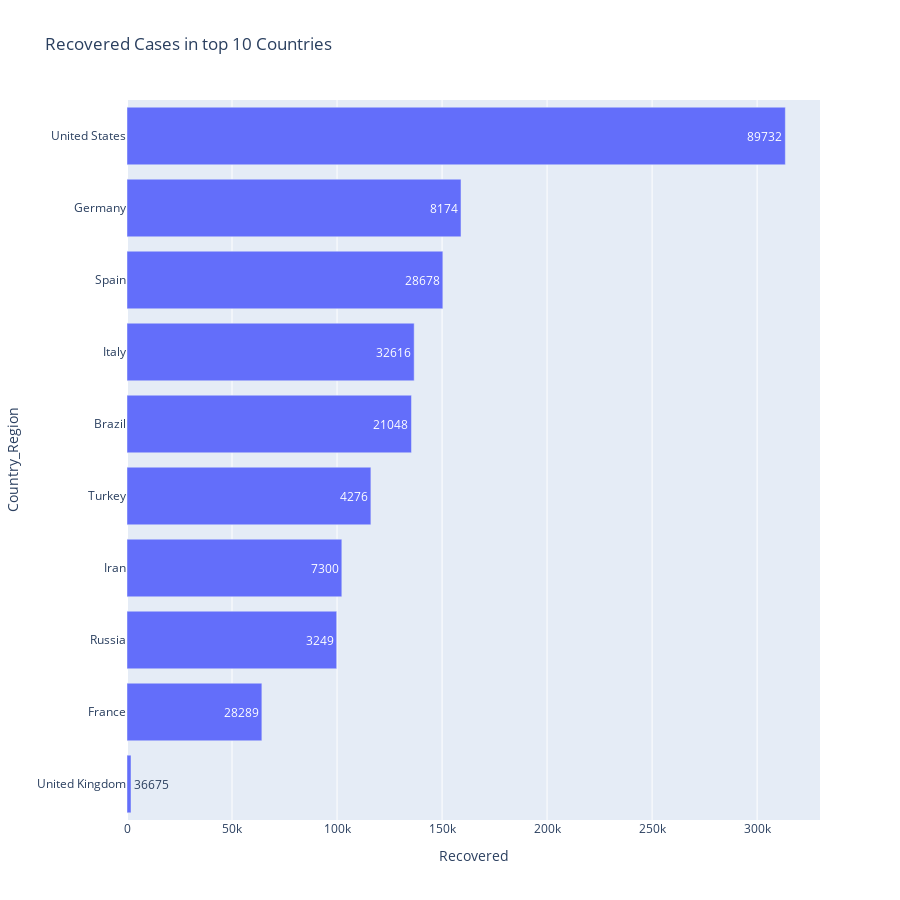

Notebook code for this chart:
### Code cell
fig = px.bar(Country_data_latest.sort_values('Recovered',ascending=False)[:20][::-1],x='Recovered',y='Country_Region',title='Recovered Cases in top 10 Countries',text='Deaths', height=900, orientation='h')
fig.show()

### Figure 1 — Plotly figure (JSON) as saved in the notebook; plotly's stock layout.template omitted (floating-point values rounded to 4 significant figures)
{"data": [{"alignmentgroup": "True", "hovertemplate": "Recovered=%{x}<br>Country_Region=%{y}<br>Deaths=%{text}<extra></extra>", "legendgroup": "", "marker": {"color": "#636efa"}, "name": "", "offsetgroup": "", "orientation": "h", "showlegend": false, "text": [36675, 28289, 3249, 7300, 4276, 21048, 32616, 28678, 8174, 89732], "textposition": "auto", "type": "bar", "x": [1918, 64209, 99825, 102276, 116111, 135430, 136720, 150376, 159007, 313431], "xaxis": "x", "y": ["United Kingdom", "France", "Russia", "Iran", "Turkey", "Brazil", "Italy", "Spain", "Germany", "United States"], "yaxis": "y"}], "layout": {"barmode": "relative", "height": 900, "legend": {"tracegroupgap": 0}, "title": {"text": "Recovered Cases in top 10 Countries"}, "xaxis": {"anchor": "y", "domain": [0, 1], "title": {"text": "Recovered"}}, "yaxis": {"anchor": "x", "domain": [0, 1], "title": {"text": "Country_Region"}}}}
